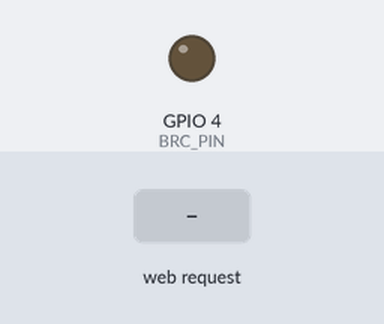
A sketch run on a simulated ESP32. Shown: output pins drawn as LEDs (lit = HIGH). Inputs (shaded band) come from the test bench. WiFi joins after 1.5 s; servers stay silent unless stated; what the sketch prints to the serial monitor is not drawn.

Above: at 0.1 s.
At 5.0 s:
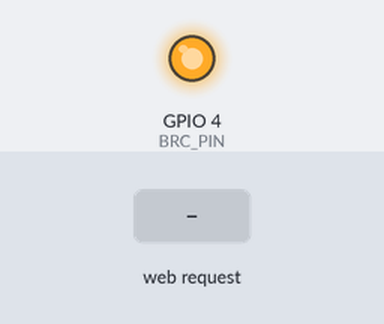
5.1 s: HTTP request GET /STOP received
Timing chart, 0 to 8.1 s (numbered marks = the images above; inputs shaded):
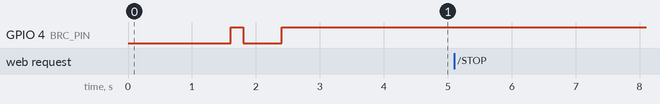

The sketch:

roomba_controller.ino
```cpp
/**
 * roomba_controller.ino
 *
 * ESP32 Freenove Wroover – Roomba 600 OI bridge over WiFi.
 *
 * Wiring:
 *   GPIO 4  → Roomba Mini-DIN pin 5 (BRC)
 *   GPIO 25 → Roomba Mini-DIN pin 4 (Roomba TXD  → ESP32 RX)
 *   GPIO 26 → Roomba Mini-DIN pin 3 (Roomba RXD  ← ESP32 TX)
 *   GND     → Roomba Mini-DIN pin 6 or 7 (GND)
 *
 * The laptop connects via TCP to this device on port 8080.
 * Sensor data is streamed at ~20 Hz; drive commands are accepted any time.
 */

#include <Arduino.h>
#include <WiFi.h>

// ─── WiFi ──────────────────────────────────────────────────────────────────
// ** CHANGE THESE **
const char* WIFI_SSID = "The wifi";
const char* WIFI_PASS = "6394701868";
const uint16_t TCP_PORT = 8080;

// ─── Pin assignments ───────────────────────────────────────────────────────
#define BRC_PIN  4
#define RX_PIN  25   // GPIO25 ← Roomba TXD (pin 4)
#define TX_PIN  26   // GPIO26 → Roomba RXD (pin 3)

// ─── Roomba Open Interface opcodes ────────────────────────────────────────
#define OI_START        128
#define OI_RESET        7
#define OI_SAFE         131
#define OI_FULL         132
#define OI_DRIVE_DIRECT 145
#define OI_QUERY_LIST   149

// ─── Sensor packet IDs ────────────────────────────────────────────────────
// Packet | Bytes | Content
#define PKT_BUMPS_DROPS  7   // 1 – bits: bumpR=0, bumpL=1, dropR=2, dropL=3
#define PKT_WALL         8   // 1 – IR wall sensor (right side)
#define PKT_CLIFF_L      9   // 1
#define PKT_CLIFF_FL    10   // 1
#define PKT_CLIFF_FR    11   // 1
#define PKT_CLIFF_R     12   // 1
#define PKT_OVERCURRENT 14   // 1 – motor overcurrent bits
#define PKT_LEFT_ENC    43   // 2 unsigned – counts since last read (wraps at 65535)
#define PKT_RIGHT_ENC   44   // 2 unsigned

static const uint8_t QUERY_IDS[]   = { PKT_BUMPS_DROPS, PKT_WALL,
                                        PKT_CLIFF_L, PKT_CLIFF_FL,
                                        PKT_CLIFF_FR, PKT_CLIFF_R,
                                        PKT_OVERCURRENT,
                                        PKT_LEFT_ENC, PKT_RIGHT_ENC };
static const uint8_t N_QUERY       = sizeof(QUERY_IDS);
static const uint8_t RESPONSE_BYTES = 1+1+1+1+1+1+1+2+2;  // 11

// ─── Globals ───────────────────────────────────────────────────────────────
HardwareSerial roombaSer(1);
WiFiServer     tcpServer(TCP_PORT);
WiFiClient     client;

uint32_t lastSensorMs  = 0;
uint32_t lastSafeMs    = 0;
const uint32_t SENSOR_PERIOD_MS = 50;   // 20 Hz
const uint32_t SAFE_RENEW_MS   = 5000; // re-assert SAFE every 5 s (cliff recovery)

// ─── Roomba helpers ───────────────────────────────────────────────────────

void wakeRoomba() {
  pinMode(BRC_PIN, OUTPUT);
  digitalWrite(BRC_PIN, HIGH);
  delay(200);
  digitalWrite(BRC_PIN, LOW);   // low pulse wakes it from sleep
  delay(600);
  digitalWrite(BRC_PIN, HIGH);
  delay(200);
}

void roombaSend(const uint8_t* buf, size_t len) {
  roombaSer.write(buf, len);
}

void initRoomba() {
  wakeRoomba();
  delay(1000);
  uint8_t seq[] = { OI_START, OI_SAFE };
  roombaSend(seq, sizeof(seq));
  delay(200);
  Serial.println("[Roomba] OI started, Safe mode active");
}

void driveRoomba(int16_t leftMmS, int16_t rightMmS) {
  leftMmS  = constrain(leftMmS,  -500, 500);
  rightMmS = constrain(rightMmS, -500, 500);
  uint8_t cmd[5] = {
    OI_DRIVE_DIRECT,
    (uint8_t)((rightMmS >> 8) & 0xFF), (uint8_t)(rightMmS & 0xFF),
    (uint8_t)((leftMmS  >> 8) & 0xFF), (uint8_t)(leftMmS  & 0xFF)
  };
  roombaSend(cmd, 5);
}

struct Sensors {
  uint8_t  bumpsDrops;
  uint8_t  wall;
  uint8_t  cliffL, cliffFL, cliffFR, cliffR;
  uint8_t  overcurrent;
  uint16_t leftEnc, rightEnc;
  bool     valid;
};

Sensors querySensors() {
  Sensors s = {};

  // Flush stale data
  while (roombaSer.available()) roombaSer.read();

  // Request query list
  roombaSer.write(OI_QUERY_LIST);
  roombaSer.write(N_QUERY);
  for (uint8_t i = 0; i < N_QUERY; i++) roombaSer.write(QUERY_IDS[i]);

  // Wait with timeout
  uint32_t deadline = millis() + 80;
  while (roombaSer.available() < RESPONSE_BYTES && millis() < deadline)
    delayMicroseconds(200);

  if (roombaSer.available() < RESPONSE_BYTES) {
    s.valid = false;
    return s;
  }

  s.bumpsDrops  = roombaSer.read();
  s.wall        = roombaSer.read();
  s.cliffL      = roombaSer.read();
  s.cliffFL     = roombaSer.read();
  s.cliffFR     = roombaSer.read();
  s.cliffR      = roombaSer.read();
  s.overcurrent = roombaSer.read();
  s.leftEnc     = ((uint16_t)roombaSer.read() << 8) | roombaSer.read();
  s.rightEnc    = ((uint16_t)roombaSer.read() << 8) | roombaSer.read();
  s.valid       = true;
  return s;
}

// ─── Command parser ───────────────────────────────────────────────────────

void handleLine(const String& line) {
  if (line.startsWith("DRIVE ")) {
    // "DRIVE <left_mms> <right_mms>"
    int sp = line.indexOf(' ', 6);
    if (sp < 0) return;
    int16_t L = (int16_t)line.substring(6, sp).toInt();
    int16_t R = (int16_t)line.substring(sp + 1).toInt();
    driveRoomba(L, R);
  } else if (line == "STOP") {
    driveRoomba(0, 0);
  } else if (line == "SAFE") {
    uint8_t cmd = OI_SAFE;
    roombaSend(&cmd, 1);
  } else if (line == "FULL") {
    uint8_t cmd = OI_FULL;
    roombaSend(&cmd, 1);
  }
}

// ─── Arduino entry points ─────────────────────────────────────────────────

void setup() {
  Serial.begin(115200);
  roombaSer.begin(115200, SERIAL_8N1, RX_PIN, TX_PIN);

  Serial.printf("Connecting to \"%s\"...\n", WIFI_SSID);
  WiFi.begin(WIFI_SSID, WIFI_PASS);
  while (WiFi.status() != WL_CONNECTED) {
    delay(400);
    Serial.print('.');
  }
  Serial.printf("\nIP address: %s\n", WiFi.localIP().toString().c_str());

  initRoomba();
  tcpServer.begin();
  Serial.printf("TCP server listening on :%u\n", TCP_PORT);
}

void loop() {
  // Accept new client
  if (!client || !client.connected()) {
    WiFiClient incoming = tcpServer.accept();
    if (incoming) {
      if (client) { client.stop(); driveRoomba(0, 0); }
      client = incoming;
      client.setNoDelay(true);
      Serial.println("[TCP] Client connected");
    }
    return;
  }

  // Read and parse incoming commands (newline-delimited)
  while (client.available()) {
    String line = client.readStringUntil('\n');
    line.trim();
    if (line.length()) handleLine(line);
  }

  uint32_t now = millis();

  // Periodically re-assert Safe mode (Roomba drops to Passive after cliff)
  if (now - lastSafeMs >= SAFE_RENEW_MS) {
    lastSafeMs = now;
    uint8_t cmd = OI_SAFE;
    roombaSend(&cmd, 1);
  }

  // Stream sensor data at 20 Hz
  if (now - lastSensorMs >= SENSOR_PERIOD_MS) {
    lastSensorMs = now;
    Sensors s = querySensors();
    if (s.valid) {
      char buf[96];
      // Format: "S <bumpsDrops> <wall> <cliffL> <cliffFL> <cliffFR> <cliffR> <overcurrent> <leftEnc> <rightEnc>\n"
      snprintf(buf, sizeof(buf), "S %u %u %u %u %u %u %u %u %u\n",
               s.bumpsDrops, s.wall,
               s.cliffL, s.cliffFL, s.cliffFR, s.cliffR,
               s.overcurrent,
               s.leftEnc, s.rightEnc);
      client.print(buf);
    }
  }
}
```

Measured:
- after the input at 5.1 s, every drawn part: stays the same
